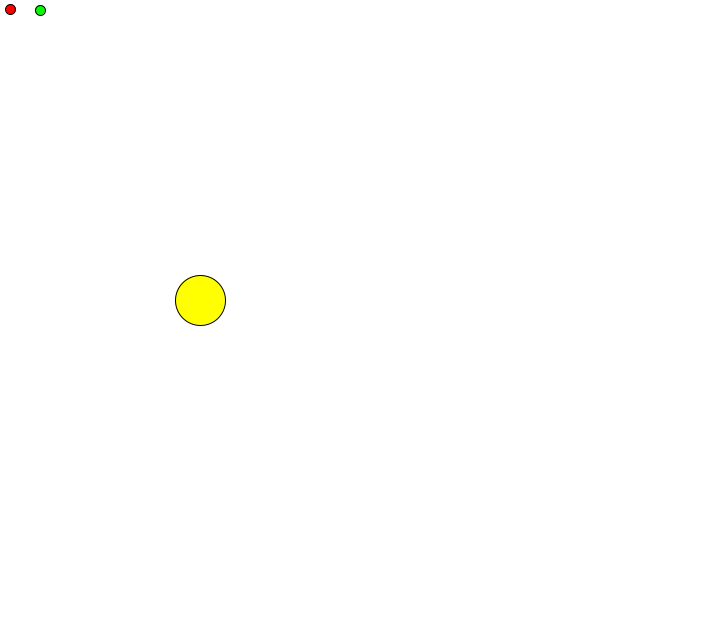
Frame 1 (no input)
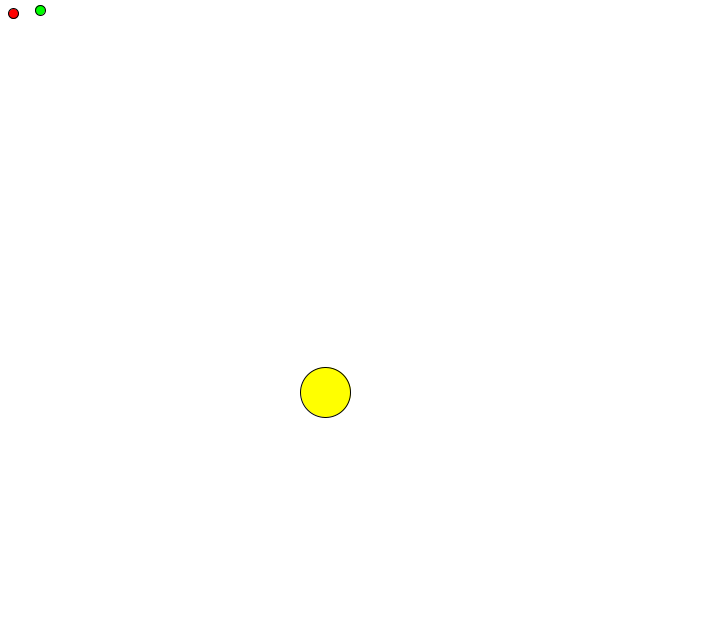
Frame 60 (the mouse pressed at the canvas centre just before this capture)
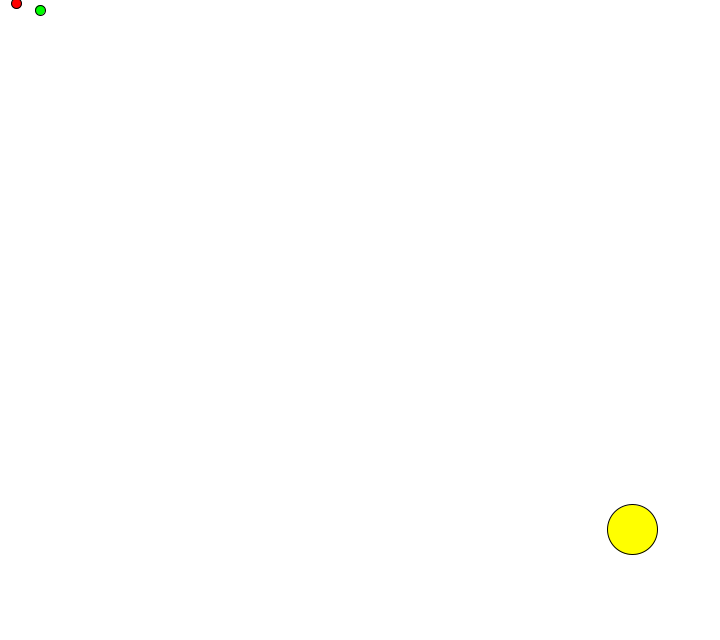
Frame 120 (the mouse held since frame 60 and released just before this capture)

The Processing sketch that drew these frames (run headless with seeded random() and noise(); from frame 60 on, the mouse is pressed at the canvas centre):

// Processing sketch: forces_3_apply_force
// ── forces_3_apply_force.pde
Ball b;
PVector gravity = new PVector(0, 0.08);
PVector wind = new PVector(0.05, 0);

void setup() {
  size(720, 640);

  b = new Ball(new PVector(200, 300), PVector.random2D());
}

void draw() {
  background(255);

  b.display();
  b.applyForce(gravity);
  b.applyForce(wind);
}

class Ball {
  float mass = 10;
  PVector location;
  PVector velocity; // change in location over time
  PVector acceleration; // change in velocity over time

  Ball(PVector l, PVector d) {
    location = l;
    velocity = d;
    acceleration = new PVector(0,0);
  }

  void display() {
    fill(255, 255, 0);
    circle(location.x, location.y, 50);
    noFill();

    fill(255, 0, 0);
    circle(10+velocity.x, 10+velocity.y, 10);
    fill(0, 255, 0);
    circle(40+acceleration.x, 10+acceleration.y, 10);

    update();
    checkEdges();
  }

  void update() {
    location.add(velocity);
    velocity.add(acceleration);
    acceleration.mult(0);
  }

  void applyForce(PVector f) {
    PVector force = PVector.div(f, mass);
    acceleration.add(f);
  }

  void checkEdges() {
    if (location.x > width) {
      location.x = width;
      velocity.x *= -1;
    } else if (location.x < 0) {
      location.x = 0;
      velocity.x *= -1;
    }

    if (location.y > height ) {
      location.y = height;
      velocity.y *= -1;
    } else if (location.y < 0) {
      location.y = 0;
      velocity.y *= -1;
    }
  }
}
